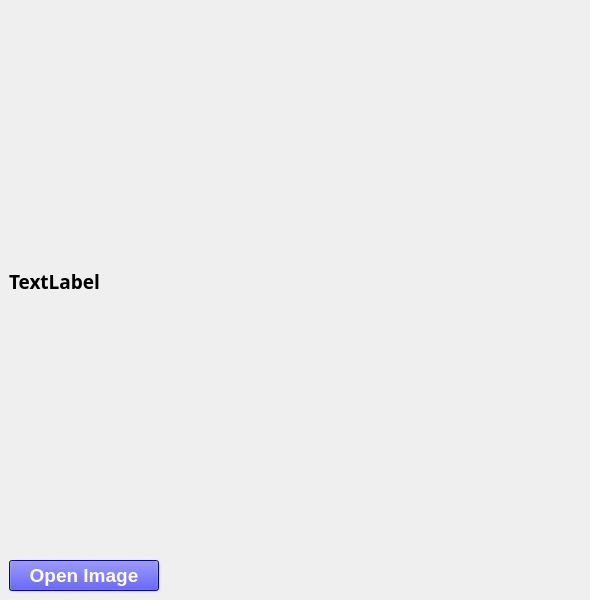
<?xml version="1.0" encoding="UTF-8"?>
<ui version="4.0">
 <class>MainWindow</class>
 <widget class="QMainWindow" name="MainWindow">
  <property name="geometry">
   <rect>
    <x>0</x>
    <y>0</y>
    <width>590</width>
    <height>600</height>
   </rect>
  </property>
  <property name="maximumSize">
   <size>
    <width>1280</width>
    <height>720</height>
   </size>
  </property>
  <property name="windowTitle">
   <string>GUI YOLOv3</string>
  </property>
  <widget class="QWidget" name="centralwidget">
   <layout class="QVBoxLayout" name="verticalLayout">
    <item>
     <widget class="QLabel" name="label">
      <property name="maximumSize">
       <size>
        <width>1200</width>
        <height>600</height>
       </size>
      </property>
      <property name="font">
       <font>
        <family>Montserrat</family>
        <pointsize>14</pointsize>
        <weight>75</weight>
        <bold>true</bold>
       </font>
      </property>
      <property name="text">
       <string>TextLabel</string>
      </property>
     </widget>
    </item>
    <item>
     <widget class="QPushButton" name="pushButton">
      <property name="maximumSize">
       <size>
        <width>150</width>
        <height>16777215</height>
       </size>
      </property>
      <property name="font">
       <font>
        <family>Segoe UI</family>
        <pointsize>14</pointsize>
        <weight>75</weight>
        <bold>true</bold>
       </font>
      </property>
      <property name="styleSheet">
       <string notr="true">background-color: rgb(0, 0, 255);
color: rgb(255, 255, 255);</string>
      </property>
      <property name="text">
       <string>Open Image</string>
      </property>
     </widget>
    </item>
   </layout>
  </widget>
 </widget>
 <resources/>
 <connections/>
</ui>
